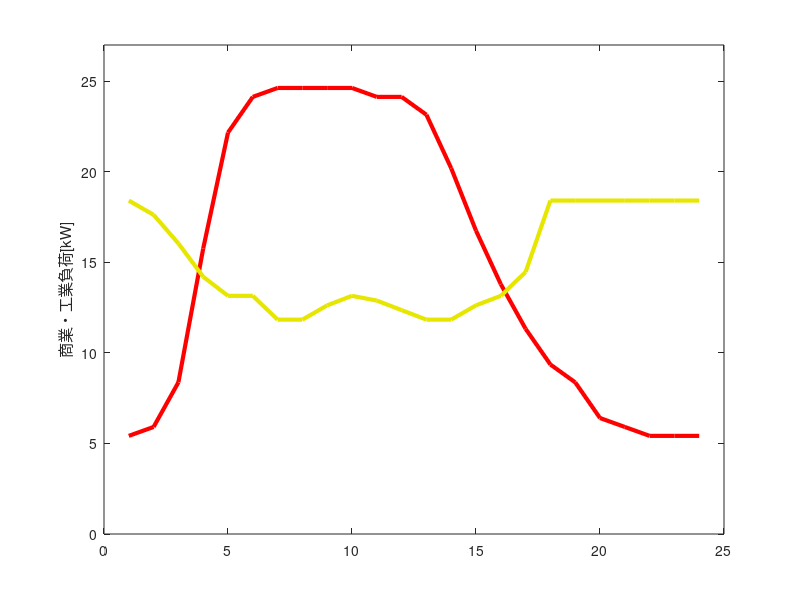

Here is the MATLAB script that generated this plot: (Note: this script raises an error after producing the figure.)
load('const.mat','demand_data')
close all;
pos=[1.0 0.0 0.4 0.5];
 fig=figure('Units','normalized','OuterPosition',pos);
set(fig,'defaultAxesColorOrder',[[0 0 0];[0 0 0]])
r=demand_data(:,1);
c=demand_data(:,2);
i=demand_data(:,3);

%% ci
plot(c,'Color','r','LineWidth',3)
hold on
plot(i,'Color',[230/255 230/255 0],'LineWidth',3)
ylim([0 27])
ylabel('商業・工業負荷[kW]')
%% r
yyaxis right
plot(r,'Color','b','LineWidth',3)
ylim([0 1.2])
grid on
xticks(1:3:25)
xlabel('Time [hour]')
ylabel('住宅負荷[kW]')
%    xlim([0 25])
%    yll=[0 30];
%     xlim([xll(1) xll(2)])
%     ylim([yll(1) yll(2)])
xticklabels({'6:00','9:00','12:00','15:00','18:00','21:00','0:00','3:00','6:00',})
h=gca;
set(h,'fontsize',14);
set(gca,'GridLineStyle',':',... % グリッドの線種を点線に設定
    'GridColor',[10 10 10]/255,... % グリッド線の色を黒に設定
    'GridAlpha',1,'LineWidth',1) % 透過性を.3，グリッド線の太さを.5に設定
legend(["住宅";"商業";"工業"])
img_name='load_plot.emf';
exportgraphics(fig,img_name,'Resolution',500,'ContentType','vector')
disp(string(img_name)+'を保存しました。')